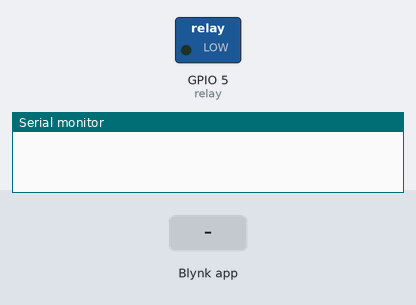
A sketch run on a simulated ESP8266 (NodeMCU). Parts: switched loads named in the sketch (green lamp = pin HIGH), the last lines printed to the serial monitor. Inputs (shaded band) come from the test bench. WiFi joins after 1.5 s; servers stay silent unless stated.

Above: at 3.0 s.
3.1 s: Blynk app writes 0 to V0
At 4.2 s:
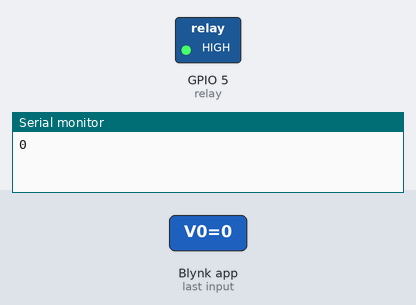
4.6 s: Blynk app writes 1 to V0
At 5.4 s:
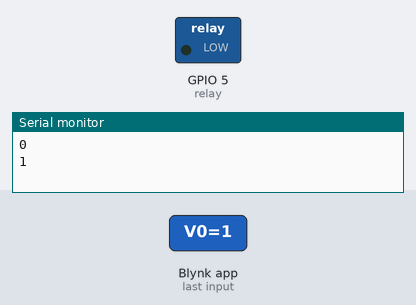
6.1 s: Blynk app writes 200 to V0
At 6.5 s:
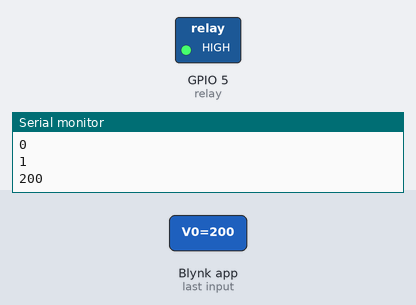
Timing chart, 0 to 9.1 s (numbered marks = the images above; inputs shaded):
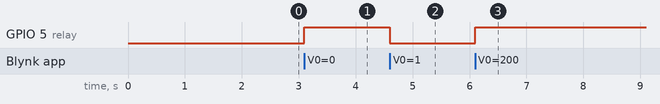

Measured:
- after the input at 3.1 s, GPIO 5 (relay): LOW → HIGH at once
- after the input at 4.6 s, GPIO 5 (relay): HIGH → LOW at once
- after the input at 6.1 s, GPIO 5 (relay): LOW → HIGH at once

The sketch:

ESP8266_Standalone.ino
```cpp
#define BLYNK_PRINT Serial
#define BLYNK_TEMPLATE_ID "TMPL6WvoJ7DNH"
#define BLYNK_TEMPLATE_NAME "ClassRoom"
#define BLYNK_AUTH_TOKEN "A87BslBaZjfM7PkjwTHyP7tOU-gTCAL6"


#include <ESP8266WiFi.h>
#include <BlynkSimpleEsp8266.h>

char ssid[] = "iPhone XR";
char pass[] = "Net~1234";

const int relay = 5;

void setup()
{
  Serial.begin(115200);
  Blynk.begin(BLYNK_AUTH_TOKEN, ssid, pass);
  pinMode(relay,OUTPUT);
}

  BLYNK_WRITE(V0) {
  int value = param.asInt();
  Serial.println(value);
    if(value == 1){
     digitalWrite(relay,LOW);
    }else{
      digitalWrite(relay,HIGH);
    }
  }


void loop()
{
  Blynk.run();
}
```
